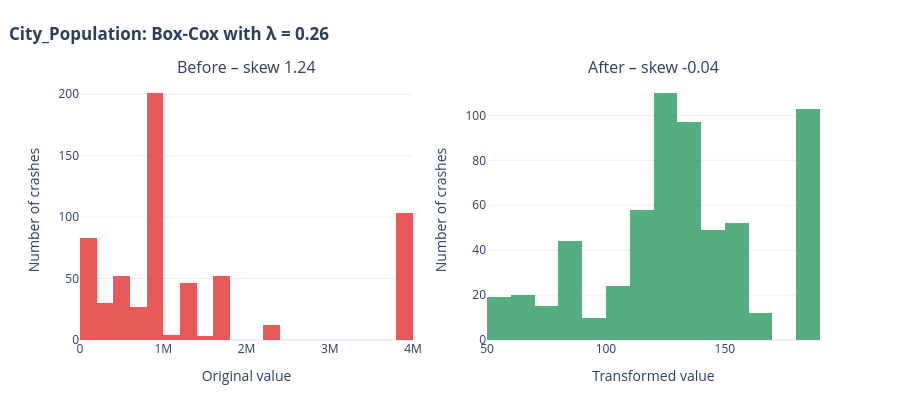
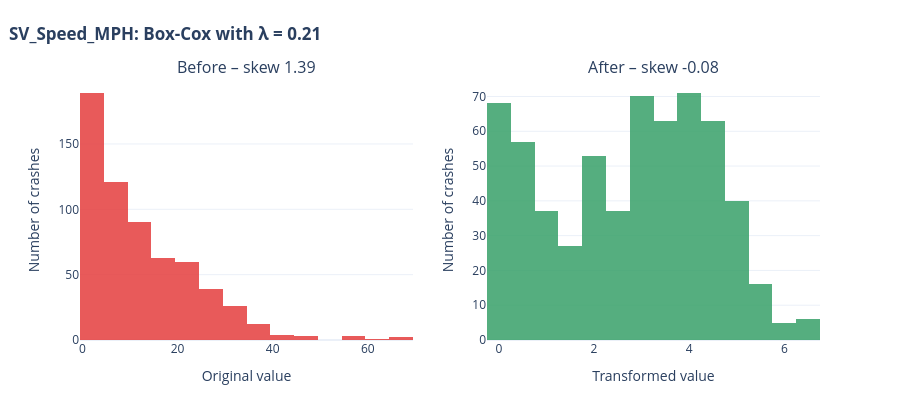

Write notebook code for charts like these, in order.
### Markdown cell above
### 1.8 Box-Cox transformation – City population and speed
Red = before, green = after. Skew close to 0 means a balanced shape.

### Code cell
# @title
builder.out["BoxCox_City_Population"] = dist.box_cox("City_Population")
boxcox_table = [dist.boxcox_result]
population_lambda = dist.boxcox_lambda

speed_boxcox = dist.box_cox("SV_Speed_MPH")
boxcox_table.append(dist.boxcox_result)
pd.concat(boxcox_table)

### Figure 1 — Plotly figure (JSON) as saved in the notebook; plotly's stock layout.template omitted (floating-point values rounded to 4 significant figures; data arrays with more than 128 entries replaced by an {"elided": "..."} marker saying what was removed)
{"data": [{"marker": {"color": "#E53E3E"}, "nbinsx": 25, "opacity": 0.85, "type": "histogram", "x": {"elided": "613 float values"}, "xaxis": "x", "yaxis": "y"}, {"marker": {"color": "#38A169"}, "nbinsx": 25, "opacity": 0.85, "type": "histogram", "x": {"elided": "613 float values"}, "xaxis": "x2", "yaxis": "y2"}], "layout": {"annotations": [{"font": {"size": 16}, "showarrow": false, "text": "Before – skew 1.24", "x": 0.225, "xanchor": "center", "xref": "paper", "y": 1, "yanchor": "bottom", "yref": "paper"}, {"font": {"size": 16}, "showarrow": false, "text": "After – skew -0.04", "x": 0.775, "xanchor": "center", "xref": "paper", "y": 1, "yanchor": "bottom", "yref": "paper"}], "height": 420, "margin": {"t": 80}, "showlegend": false, "title": {"text": "<b>City_Population: Box-Cox with λ = 0.26</b>", "x": 0.01}, "xaxis": {"anchor": "y", "domain": [0, 0.45], "title": {"text": "Original value"}}, "xaxis2": {"anchor": "y2", "domain": [0.55, 1], "title": {"text": "Transformed value"}}, "yaxis": {"anchor": "x", "domain": [0, 1], "title": {"text": "Number of crashes"}}, "yaxis2": {"anchor": "x2", "domain": [0, 1], "title": {"text": "Number of crashes"}}}}

### Figure 2 — Plotly figure (JSON) as saved in the notebook; plotly's stock layout.template omitted (floating-point values rounded to 4 significant figures; data arrays with more than 128 entries replaced by an {"elided": "..."} marker saying what was removed)
{"data": [{"marker": {"color": "#E53E3E"}, "nbinsx": 25, "opacity": 0.85, "type": "histogram", "x": {"elided": "613 int values"}, "xaxis": "x", "yaxis": "y"}, {"marker": {"color": "#38A169"}, "nbinsx": 25, "opacity": 0.85, "type": "histogram", "x": {"elided": "613 float values"}, "xaxis": "x2", "yaxis": "y2"}], "layout": {"annotations": [{"font": {"size": 16}, "showarrow": false, "text": "Before – skew 1.39", "x": 0.225, "xanchor": "center", "xref": "paper", "y": 1, "yanchor": "bottom", "yref": "paper"}, {"font": {"size": 16}, "showarrow": false, "text": "After – skew -0.08", "x": 0.775, "xanchor": "center", "xref": "paper", "y": 1, "yanchor": "bottom", "yref": "paper"}], "height": 420, "margin": {"t": 80}, "showlegend": false, "title": {"text": "<b>SV_Speed_MPH: Box-Cox with λ = 0.21</b>", "x": 0.01}, "xaxis": {"anchor": "y", "domain": [0, 0.45], "title": {"text": "Original value"}}, "xaxis2": {"anchor": "y2", "domain": [0.55, 1], "title": {"text": "Transformed value"}}, "yaxis": {"anchor": "x", "domain": [0, 1], "title": {"text": "Number of crashes"}}, "yaxis2": {"anchor": "x2", "domain": [0, 1], "title": {"text": "Number of crashes"}}}}
